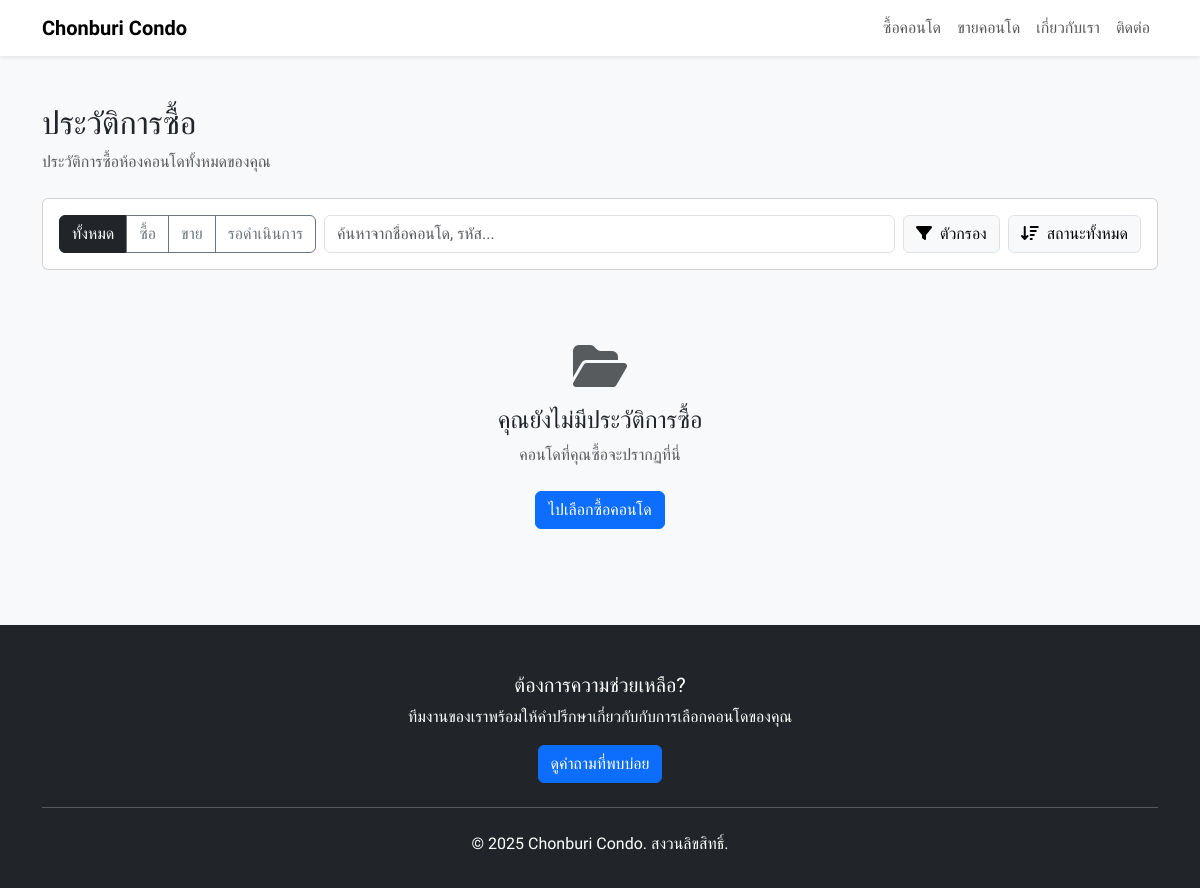
Before: /user_purchase.php (signed in) with the older database file.
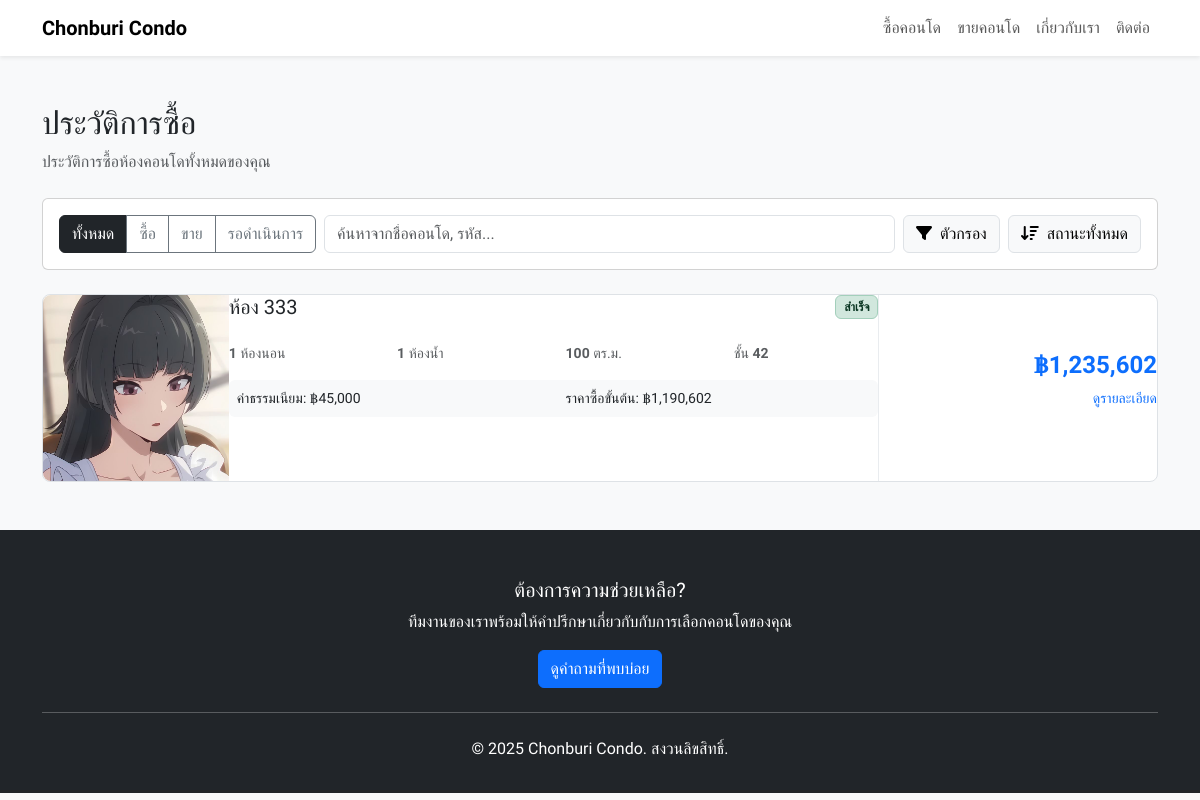
After: the same page with the newer database file.
### tables this page shows
CREATE TABLE `purchases` (
  `Purchase_id` int(5) NOT NULL,
  `Room_id` int(5) NOT NULL,
  `User_id` int(5) NOT NULL,
  `Room_price` int(10) NOT NULL
);

CREATE TABLE `room_db` (
  `Room_id` int(5) NOT NULL,
  `Room_number` varchar(5) NOT NULL,
  `Room_owner` int(5) NOT NULL,
  `Room_price` int(10) NOT NULL,
  `Status` enum('Sold','Empty','reserve') NOT NULL,
  `Description` varchar(400) NOT NULL,
  `Room_floor` int(3) NOT NULL,
  `Room_size` int(10) NOT NULL,
  `Seller_id` int(5) NOT NULL,
  `Picture` varchar(100) NOT NULL
);

### user_purchase.php (the view, shortened to what the changed rows need)
<?php
include 'ConnectDB.php';
$user_id = $_SESSION['User_id'];
$sqlbuy = "SELECT
            p.Room_id,
            p.Room_price,
            r.Room_number,
            r.Room_size,
            r.Room_floor,
            r.Picture
        FROM purchases p
        JOIN room_db r ON p.Room_id = r.Room_id
        WHERE p.User_id = ?
        ORDER BY p.purchase_id DESC";
$stmt = $conn->prepare($sqlbuy);
$stmt->bind_param("i", $user_id);
$stmt->execute();
$result = $stmt->get_result();
?>
<!DOCTYPE html>
<html lang="th">
<head>
    <link href="https://cdn.jsdelivr.net/npm/bootstrap@5.3.3/dist/css/bootstrap.min.css" rel="stylesheet">
    <link rel="stylesheet" href="https://cdnjs.cloudflare.com/ajax/libs/font-awesome/6.5.1/css/all.min.css">
</head>
<body>
    <div class="container my-5">
        <div class="mb-4">
            <h2>ประวัติการซื้อ</h2>
        </div>
        <?php if ($result->num_rows > 0): ?>
            <?php while ($row = $result->fetch_assoc()): ?>
                <div class="purchase-card mb-3">
                    <div class="row g-0">
                        <div class="col-lg-2">
                            <img src="img/Condo_img/<?= htmlspecialchars($row['Picture']) ?>" class="img-fluid w-100" alt="Room Image">
                        </div>
                        <div class="col-lg-7">
                            <div class="card-body">
                                <div class="d-flex justify-content-between mb-2">
                                    <div>
                                        <h5 class="card-title mb-0">ห้อง <?= htmlspecialchars($row['Room_number'] ?? 'N/A') ?></h5>
                                    </div>
                                    <span class="badge bg-success-subtle text-success-emphasis border border-success-subtle">สำเร็จ</span>
                                </div>
                                <div class="row gx-4 gy-2 text-muted small my-3">
                                    <div class="col-6 col-sm-3"><b><?= htmlspecialchars($row['Bedrooms'] ?? '1') ?></b> ห้องนอน</div>
                                    <div class="col-6 col-sm-3"><b><?= htmlspecialchars($row['Bathrooms'] ?? '1') ?></b> ห้องน้ำ</div>
                                    <div class="col-6 col-sm-3"><b><?= htmlspecialchars($row['Room_size']) ?></b> ตร.ม.</div>
                                    <div class="col-6 col-sm-3">ชั้น <b><?= htmlspecialchars($row['Room_floor']) ?></b></div>
                                </div>
                                <div class="bg-light p-2 rounded small">
                                    <div class="row">
                                        <div class="col-6">ค่าธรรมเนียม: ฿<?= number_format($row['fee'] ?? 45000) ?></div>
                                        <div class="col-6">ราคาซื้อขั้นต้น: ฿<?= number_format(($row['Room_price'] ?? 0) - ($row['fee'] ?? 45000)) ?></div>
                                    </div>
                                </div>
                            </div>
                        </div>
                        <div class="col-lg-3 card-divider">
                             <div class="card-body d-flex flex-column h-100 justify-content-center price-section">
                                <h4 class="fw-bold text-primary mb-2">฿<?= number_format($row['Room_price']) ?></h4>
                                <a href="detail.php?Room_id=<?= urlencode($row['Room_id']); ?>" class="text-decoration-none small mb-3">ดูรายละเอียด</a>
                            </div>
                        </div>
                    </div>
                </div>
            <?php endwhile; ?>
        <?php else: ?>
            <div class="text-center py-5">
                <i class="fa-solid fa-folder-open fa-3x text-muted mb-3"></i>
                <h4>คุณยังไม่มีประวัติการซื้อ</h4>
                <p class="text-muted">คอนโดที่คุณซื้อจะปรากฏที่นี่</p>
                <a href="index.php" class="btn btn-primary mt-2">ไปเลือกซื้อคอนโด</a>
            </div>
        <?php endif; ?>
    </div>
</body>
</html>

Changed rows visible on the page:
added purchases: Room.Picture (picture), Room.Room_number "333", Bedrooms "1", Bathrooms "1", Room.Room_size "100", Room.Room_floor "42", fee "45,000", ($row['Room_price']??0)-($row['fee']??45000) "1,190,602", Room_price "1,235,602"
Other visible differences:
text no longer shown: "คุณยังไม่มีประวัติการซื้อ คอนโดที่คุณซื้อจะปรากฏที่นี่ ไปเลือกซื้อคอนโด"
